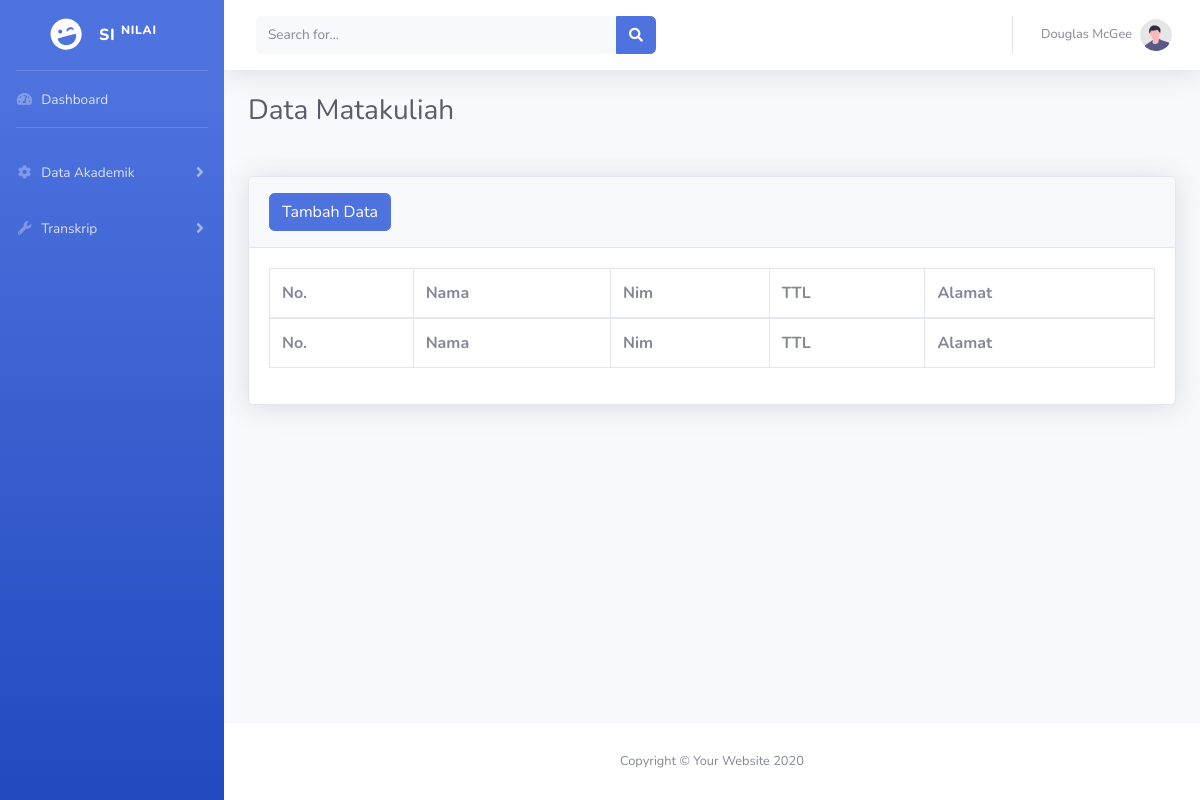
Page /mahasiswa.php on the earlier database version.
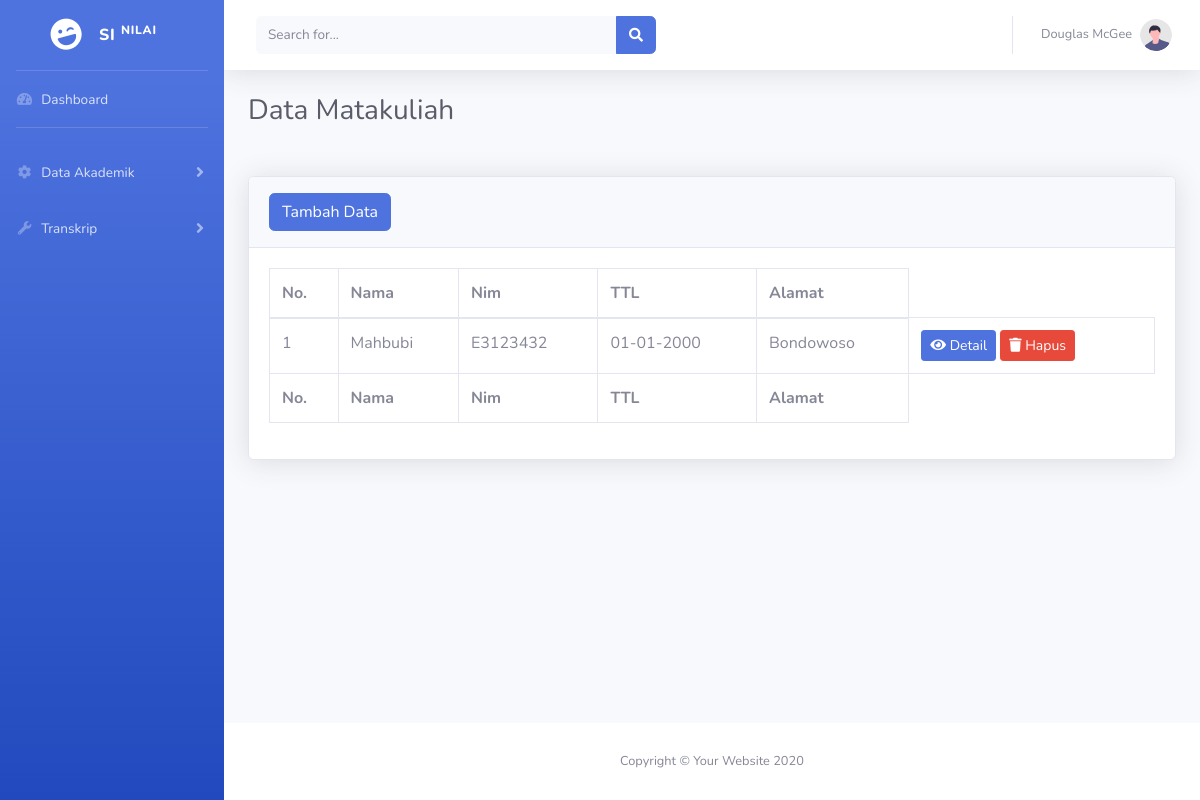
Same page on the later database version.
### tables this page shows
CREATE TABLE `mahasiswa` (
  `id` int(11) NOT NULL,
  `nama` varchar(255) NOT NULL,
  `nim` varchar(255) NOT NULL,
  `ttl` varchar(255) NOT NULL,
  `alamat` varchar(255) NOT NULL
);

### koneksi.php (called while the page is built)
<?php
$conn= mysqli_connect("localhost", "root", "", "transkrip");
function query ($query){
	global $conn;
	$result = mysqli_query($conn, $query);
	$rows = [];
	while ($row = mysqli_fetch_assoc($result)) {
		$rows[] = $row;
	}
	return $rows;
}
?>

### mahasiswa.php (the view, shortened to what the changed rows need)
<?php
include 'koneksi.php';
$mahasiswa = query("SELECT * FROM mahasiswa ");
?>
<!DOCTYPE html>
<html lang="en">
<head>
    <link href="vendor/fontawesome-free/css/all.min.css" rel="stylesheet" type="text/css">
    <link href="css/sb-admin-2.min.css" rel="stylesheet">
    <link href="vendor/datatables/dataTables.bootstrap4.min.css" rel="stylesheet">
</head>
<body id="page-top">
    <div id="wrapper">
        <div id="content-wrapper" class="d-flex flex-column">
            <div id="content">
                <div class="container-fluid">
                <h1 class="h3 mb-4 text-gray-800">Data Matakuliah</h1>
                <br>
                    <div class="card shadow mb-4">
                        <div class="card-body">
                            <div class="table-responsive">
                                <table class="table table-bordered" id="dataTable" width="100%" cellspacing="0">
                                    <thead>
                                        <tr>
                                        <th>No.</th>
                                        <th>Nama</th>
                                        <th>Nim</th>
                                        <th>TTL</th>
                                        <th>Alamat</th>
                                        </tr>
                                    </thead>
                                    <tfoot>
                                    <tr>
                                        <th>No.</th>
                                        <th>Nama</th>
                                        <th>Nim</th>
                                        <th>TTL</th>
                                        <th>Alamat</th>
                                        </tr>
                                    </tfoot>
                                    <tbody>
                                    <?php $i =1; ?>
                          <?php foreach ($mahasiswa as $row ): ?>
                              <td><?=$i; ?></td>
                              <td><?= $row["nama"]; ?></td>
                              <td><?= $row["nim"]; ?></td>
                              <td><?= $row["ttl"]; ?></td>
                              <td><?= $row["alamat"]; ?></td>
                           <td>
                                <a href="Ematkul.php?id=<?=$row["id"]; ?> " type="button" class="btn btn-primary btn-sm">
                                         <i class="fas fa-eye"></i>
                                        Detail </a>
                                     <a href="Hmatkul.php?id=<?=$row["id"]; ?>" type="button" class="btn btn-danger btn-sm tombol-hapus"onclick="return confirm('yakin?');">
                                         <i class="fas fa-trash"></i>
                                        Hapus</a>
                                    </td>
                              <?php $i ++; ?>
                          <?php endforeach; ?>
                                    </tbody>
                                </table>
                            </div>
                        </div>
                    </div>
                </div>
            </div>
        </div>
    </div>
</body>
</html>

Differences in the rows shown:
added mahasiswa: nama "Mahbubi", nim "E3123432", ttl "01-01-2000", alamat "Bondowoso"
